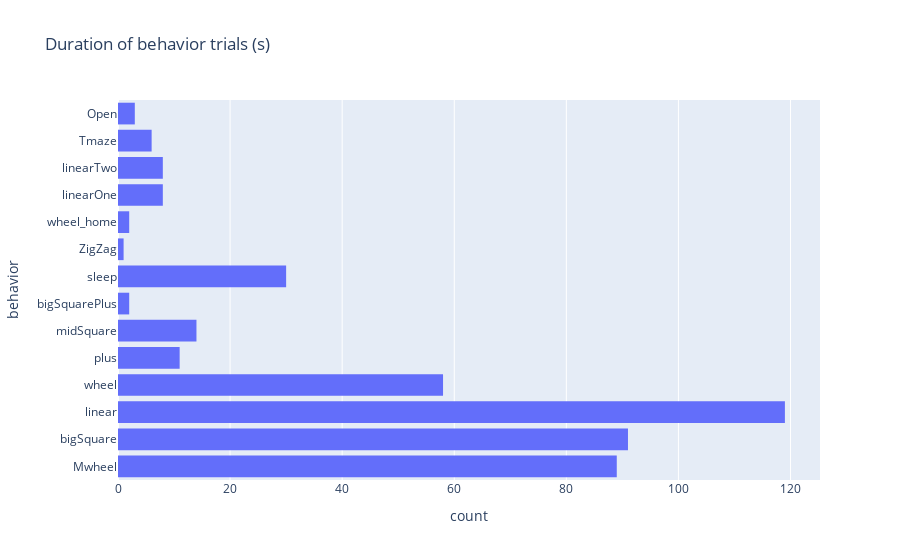

Notebook source saved alongside this figure:
### Code cell
px.histogram(
    doc_behavior,
    y='behavior', 
    nbins=100,
    title='Duration of behavior trials (s)'
)

### Figure 1 — Plotly figure (JSON) as saved in the notebook; plotly's stock layout.template omitted (floating-point values rounded to 4 significant figures; data arrays with more than 128 entries replaced by an {"elided": "..."} marker saying what was removed)
{"data": [{"alignmentgroup": "True", "bingroup": "y", "hovertemplate": "count=%{x}<br>behavior=%{y}<extra></extra>", "legendgroup": "", "marker": {"color": "#636efa", "pattern": {"shape": ""}}, "name": "", "nbinsy": 100, "offsetgroup": "", "orientation": "h", "showlegend": false, "type": "histogram", "xaxis": "x", "y": {"elided": "442 str values"}, "yaxis": "y"}], "layout": {"barmode": "relative", "legend": {"tracegroupgap": 0}, "title": {"text": "Duration of behavior trials (s)"}, "xaxis": {"anchor": "y", "domain": [0, 1], "title": {"text": "count"}}, "yaxis": {"anchor": "x", "domain": [0, 1], "title": {"text": "behavior"}}}}
